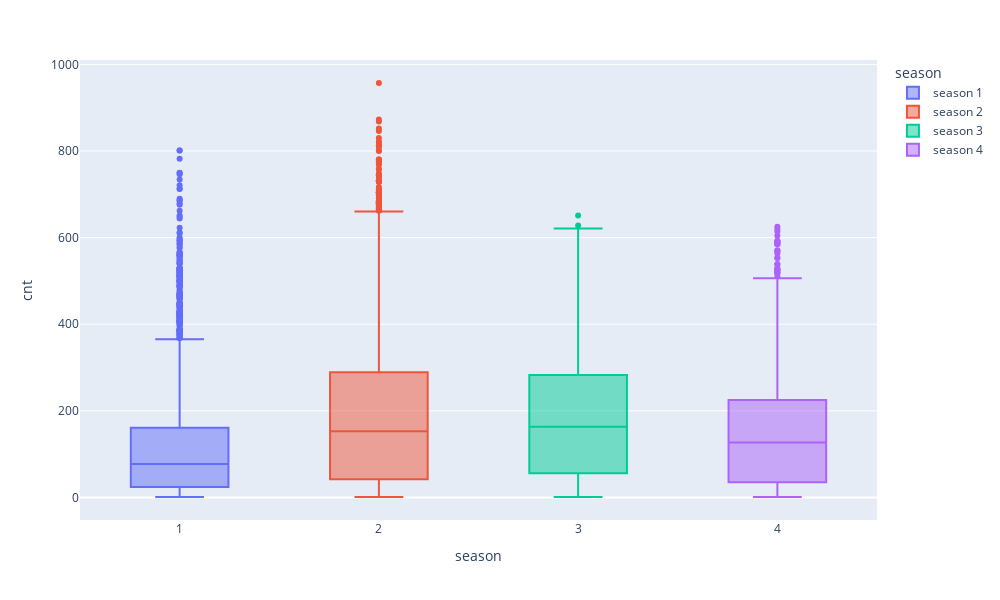

Notebook source saved alongside this figure:
### Markdown cell above
the distribution seems normal, less people go out at both extremes

### Code cell
fig = px.box(bikes_train, x="season", y="cnt", color="season", width=1000, height=600)

def custom_legend_name(new_names):
    for i, new_name in enumerate(new_names):
        fig.data[i].name = new_name

custom_legend_name(['season 1','season 2','season 3','season 4' ])
fig.show()

### Figure 1 — Plotly figure (JSON) as saved in the notebook; plotly's stock layout.template omitted (floating-point values rounded to 4 significant figures; data arrays with more than 128 entries replaced by an {"elided": "..."} marker saying what was removed)
{"data": [{"alignmentgroup": "True", "hovertemplate": "season=%{x}<br>cnt=%{y}<extra></extra>", "legendgroup": "1", "marker": {"color": "#636efa"}, "name": "season 1", "notched": false, "offsetgroup": "1", "orientation": "v", "showlegend": true, "type": "box", "x": {"elided": "3980 int values"}, "x0": " ", "xaxis": "x", "y": {"elided": "3980 int values"}, "y0": " ", "yaxis": "y"}, {"alignmentgroup": "True", "hovertemplate": "season=%{x}<br>cnt=%{y}<extra></extra>", "legendgroup": "2", "marker": {"color": "#EF553B"}, "name": "season 2", "notched": false, "offsetgroup": "2", "orientation": "v", "showlegend": true, "type": "box", "x": {"elided": "3645 int values"}, "x0": " ", "xaxis": "x", "y": {"elided": "3645 int values"}, "y0": " ", "yaxis": "y"}, {"alignmentgroup": "True", "hovertemplate": "season=%{x}<br>cnt=%{y}<extra></extra>", "legendgroup": "3", "marker": {"color": "#00cc96"}, "name": "season 3", "notched": false, "offsetgroup": "3", "orientation": "v", "showlegend": true, "type": "box", "x": {"elided": "2240 int values"}, "x0": " ", "xaxis": "x", "y": {"elided": "2240 int values"}, "y0": " ", "yaxis": "y"}, {"alignmentgroup": "True", "hovertemplate": "season=%{x}<br>cnt=%{y}<extra></extra>", "legendgroup": "4", "marker": {"color": "#ab63fa"}, "name": "season 4", "notched": false, "offsetgroup": "4", "orientation": "v", "showlegend": true, "type": "box", "x": {"elided": "2134 int values"}, "x0": " ", "xaxis": "x", "y": {"elided": "2134 int values"}, "y0": " ", "yaxis": "y"}], "layout": {"boxmode": "overlay", "height": 600, "legend": {"title": {"text": "season"}, "tracegroupgap": 0}, "margin": {"t": 60}, "width": 1000, "xaxis": {"anchor": "y", "categoryarray": [1, 2, 3, 4], "categoryorder": "array", "domain": [0, 1], "title": {"text": "season"}}, "yaxis": {"anchor": "x", "domain": [0, 1], "title": {"text": "cnt"}}}}
